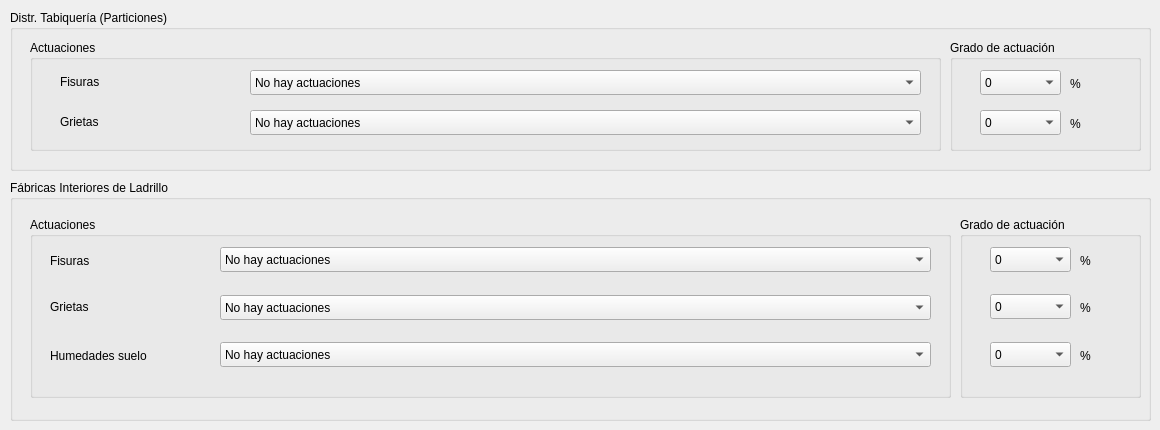
    <widget class="QWidget" name="tab_6">
     <attribute name="title">
      <string>Albañilería II</string>
     </attribute>
     <widget class="QGroupBox" name="groupBox_13">
      <property name="geometry">
       <rect>
        <x>10</x>
        <y>180</y>
        <width>1141</width>
        <height>241</height>
       </rect>
      </property>
      <property name="title">
       <string>Fábricas Interiores de Ladrillo</string>
      </property>
      <widget class="QGroupBox" name="groupBox_18">
       <property name="geometry">
        <rect>
         <x>20</x>
         <y>37</y>
         <width>921</width>
         <height>181</height>
        </rect>
       </property>
       <property name="title">
        <string>Actuaciones</string>
       </property>
       <widget class="QComboBox" name="cmbIntFisuras">
        <property name="geometry">
         <rect>
          <x>190</x>
          <y>30</y>
          <width>711</width>
          <height>25</height>
         </rect>
        </property>
        <item>
         <property name="text">
          <string>No hay actuaciones</string>
         </property>
        </item>
        <item>
         <property name="text">
          <string>Con malla de fibra de vidrio</string>
         </property>
        </item>
       </widget>
       <widget class="QLabel" name="label_38">
        <property name="geometry">
         <rect>
          <x>20</x>
          <y>80</y>
          <width>201</width>
          <height>19</height>
         </rect>
        </property>
        <property name="text">
         <string>Grietas</string>
        </property>
       </widget>
       <widget class="QLabel" name="label_41">
        <property name="geometry">
         <rect>
          <x>20</x>
          <y>129</y>
          <width>231</width>
          <height>19</height>
         </rect>
        </property>
        <property name="text">
         <string>Humedades suelo</string>
        </property>
       </widget>
       <widget class="QComboBox" name="cmbHumSuelo">
        <property name="geometry">
         <rect>
          <x>190</x>
          <y>125</y>
          <width>711</width>
          <height>25</height>
         </rect>
        </property>
        <item>
         <property name="text">
          <string>No hay actuaciones</string>
         </property>
        </item>
        <item>
         <property name="text">
          <string>Barrera anticapilaridad, sistema electroosmosis-fóresis</string>
         </property>
        </item>
       </widget>
       <widget class="QLabel" name="label_39">
        <property name="geometry">
         <rect>
          <x>20</x>
          <y>34</y>
          <width>231</width>
          <height>19</height>
         </rect>
        </property>
        <property name="text">
         <string>Fisuras</string>
        </property>
       </widget>
       <widget class="QComboBox" name="cmbIntGrietas">
        <property name="geometry">
         <rect>
          <x>190</x>
          <y>78</y>
          <width>711</width>
          <height>25</height>
         </rect>
        </property>
        <item>
         <property name="text">
          <string>No hay actuaciones</string>
         </property>
        </item>
        <item>
         <property name="text">
          <string>Superficie dañada ≤60%</string>
         </property>
        </item>
        <item>
         <property name="text">
          <string>Superficie dañada &gt;60%. Sustitución completa</string>
         </property>
        </item>
       </widget>
      </widget>
      <widget class="QGroupBox" name="groupBox_19">
       <property name="geometry">
        <rect>
         <x>950</x>
         <y>37</y>
         <width>181</width>
         <height>181</height>
        </rect>
       </property>
       <property name="title">
        <string>Grado de actuación</string>
       </property>
       <widget class="QComboBox" name="cmbIntGrietasAct">
        <property name="geometry">
         <rect>
          <x>30</x>
          <y>77</y>
          <width>81</width>
          <height>25</height>
         </rect>
        </property>
        <item>
         <property name="text">
          <string>0</string>
         </property>
        </item>
        <item>
         <property name="text">
          <string>1 a 60</string>
         </property>
        </item>
        <item>
         <property name="text">
          <string>61 a 100</string>
         </property>
        </item>
       </widget>
       <widget class="QLabel" name="label_15">
        <property name="geometry">
         <rect>
          <x>120</x>
          <y>81</y>
          <width>31</width>
          <height>19</height>
         </rect>
        </property>
        <property name="text">
         <string>%</string>
        </property>
       </widget>
       <widget class="QLabel" name="label_16">
        <property name="geometry">
         <rect>
          <x>120</x>
          <y>129</y>
          <width>31</width>
          <height>19</height>
         </rect>
        </property>
        <property name="text">
         <string>%</string>
        </property>
       </widget>
       <widget class="QComboBox" name="cmbIntFisurasAct">
        <property name="geometry">
         <rect>
          <x>30</x>
          <y>30</y>
          <width>81</width>
          <height>25</height>
         </rect>
        </property>
        <item>
         <property name="text">
          <string>0</string>
         </property>
        </item>
        <item>
         <property name="text">
          <string>1 a 30</string>
         </property>
        </item>
        <item>
         <property name="text">
          <string>31 a 60</string>
         </property>
        </item>
        <item>
         <property name="text">
          <string>61 a 100</string>
         </property>
        </item>
       </widget>
       <widget class="QLabel" name="label_14">
        <property name="geometry">
         <rect>
          <x>120</x>
          <y>34</y>
          <width>31</width>
          <height>19</height>
         </rect>
        </property>
        <property name="text">
         <string>%</string>
        </property>
       </widget>
       <widget class="QComboBox" name="cmbHumSueloAct">
        <property name="geometry">
         <rect>
          <x>30</x>
          <y>125</y>
          <width>81</width>
          <height>25</height>
         </rect>
        </property>
        <item>
         <property name="text">
          <string>0</string>
         </property>
        </item>
        <item>
         <property name="text">
          <string>1 a 30</string>
         </property>
        </item>
        <item>
         <property name="text">
          <string>31 a 60</string>
         </property>
        </item>
        <item>
         <property name="text">
          <string>61 a 100</string>
         </property>
        </item>
       </widget>
      </widget>
      <zorder>groupBox_19</zorder>
      <zorder>groupBox_18</zorder>
     </widget>
     <widget class="QGroupBox" name="groupBox_11">
      <property name="geometry">
       <rect>
        <x>10</x>
        <y>10</y>
        <width>1141</width>
        <height>161</height>
       </rect>
      </property>
      <property name="title">
       <string>Distr. Tabiquería (Particiones)</string>
      </property>
      <widget class="QGroupBox" name="groupBox_14">
       <property name="geometry">
        <rect>
         <x>20</x>
         <y>30</y>
         <width>911</width>
         <height>111</height>
        </rect>
       </property>
       <property name="title">
        <string>Actuaciones</string>
       </property>
       <widget class="QComboBox" name="cmbGrietas">
        <property name="geometry">
         <rect>
          <x>220</x>
          <y>70</y>
          <width>671</width>
          <height>25</height>
         </rect>
        </property>
        <item>
         <property name="text">
          <string>No hay actuaciones</string>
         </property>
        </item>
        <item>
         <property name="text">
          <string>Reparación grietas en superficie ≤60%</string>
         </property>
        </item>
        <item>
         <property name="text">
          <string>Reparación grietas en superficie &gt;60%. Sustitución completa</string>
         </property>
        </item>
       </widget>
       <widget class="QLabel" name="label_18">
        <property name="geometry">
         <rect>
          <x>30</x>
          <y>72</y>
          <width>241</width>
          <height>19</height>
         </rect>
        </property>
        <property name="text">
         <string>Grietas</string>
        </property>
       </widget>
       <widget class="QComboBox" name="cmbFisuras">
        <property name="geometry">
         <rect>
          <x>220</x>
          <y>30</y>
          <width>671</width>
          <height>25</height>
         </rect>
        </property>
        <item>
         <property name="text">
          <string>No hay actuaciones</string>
         </property>
        </item>
        <item>
         <property name="text">
          <string>Con malla de fibra de vidrio</string>
         </property>
        </item>
       </widget>
       <widget class="QLabel" name="label_33">
        <property name="geometry">
         <rect>
          <x>30</x>
          <y>32</y>
          <width>231</width>
          <height>19</height>
         </rect>
        </property>
        <property name="text">
         <string>Fisuras</string>
        </property>
       </widget>
      </widget>
      <widget class="QGroupBox" name="groupBox_15">
       <property name="geometry">
        <rect>
         <x>940</x>
         <y>30</y>
         <width>191</width>
         <height>111</height>
        </rect>
       </property>
       <property name="title">
        <string>Grado de actuación</string>
       </property>
       <widget class="QLabel" name="label_4">
        <property name="geometry">
         <rect>
          <x>120</x>
          <y>74</y>
          <width>31</width>
          <height>19</height>
         </rect>
        </property>
        <property name="text">
         <string>%</string>
        </property>
       </widget>
       <widget class="QLabel" name="label_3">
        <property name="geometry">
         <rect>
          <x>120</x>
          <y>34</y>
          <width>31</width>
          <height>19</height>
         </rect>
        </property>
        <property name="text">
         <string>%</string>
        </property>
       </widget>
       <widget class="QComboBox" name="cmbGrietasAct">
        <property name="geometry">
         <rect>
          <x>30</x>
          <y>70</y>
          <width>81</width>
          <height>25</height>
         </rect>
        </property>
        <item>
         <property name="text">
          <string>0</string>
         </property>
        </item>
        <item>
         <property name="text">
          <string>1 a 60</string>
         </property>
        </item>
        <item>
         <property name="text">
          <string>61 a 100</string>
         </property>
        </item>
       </widget>
       <widget class="QComboBox" name="cmbFisurasAct">
        <property name="geometry">
         <rect>
          <x>30</x>
          <y>30</y>
          <width>81</width>
          <height>25</height>
         </rect>
        </property>
        <item>
         <property name="text">
          <string>0</string>
         </property>
        </item>
        <item>
         <property name="text">
          <string>1 a 30</string>
         </property>
        </item>
        <item>
         <property name="text">
          <string>31 a 60</string>
         </property>
        </item>
        <item>
         <property name="text">
          <string>61 a 100</string>
         </property>
        </item>
       </widget>
      </widget>
      <zorder>groupBox_15</zorder>
      <zorder>groupBox_14</zorder>
     </widget>
    </widget>
